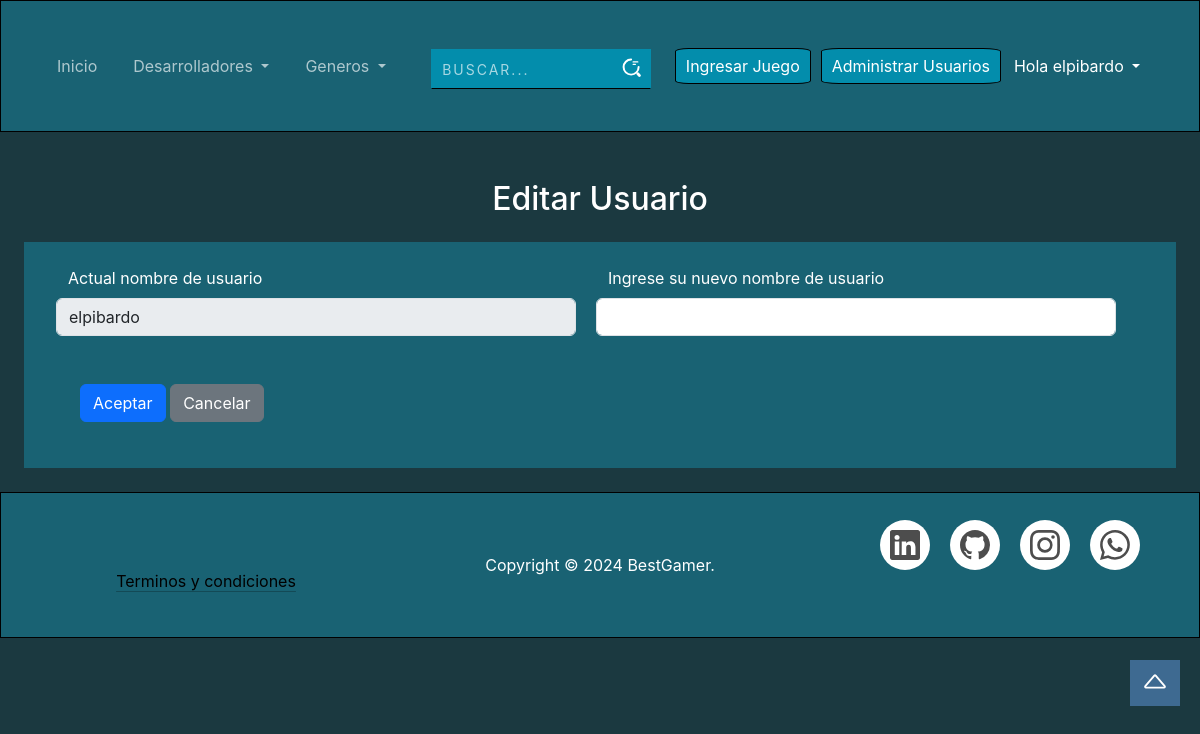
Page /login/edit.php (signed in) on the earlier database version.
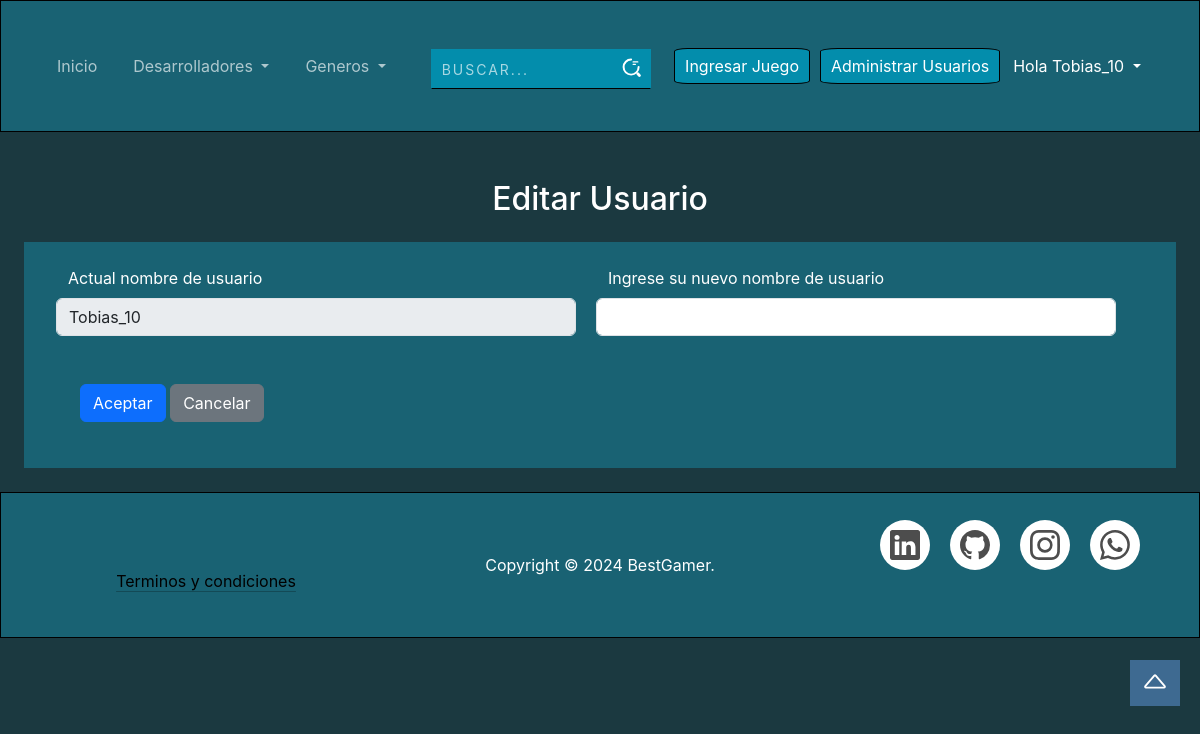
Same page on the later database version.
### tables this page shows
CREATE TABLE `usuarios` (
  `id_usuario` int(30) NOT NULL,
  `mail` varchar(60) NOT NULL,
  `usuario` varchar(60) NOT NULL,
  `contrasenia` varchar(60) NOT NULL,
  `id_rol` int(10) NOT NULL
);

### login/edit.php (the view, shortened to what the changed rows need)
<?php include "C:/xampp/htdocs/repo/include/header.php"?>
<link rel="stylesheet" href="../CSS/form.css">
<div class="text-white">
    <?php
        $id = $_SESSION["id"];
        $query = "SELECT * FROM usuarios WHERE id_usuario = '$id'";
        $resultado = mysqli_query($con,$query);
        $row = mysqli_fetch_array($resultado);
    ?>
    <h2 class="text-center">Editar Usuario</h2>
    <form class="formulario m-4 row row-cols-1 row-cols-md-2 g-5"
        action="val_edit.php?id=<?php echo $row['id_usuario'];?>" method="POST">
        <div class="sm-10 row me-2">
            <label for="exampleInputUser1" class="form-label">Actual nombre de usuario</label>
            <input class="form-control" type="text" value="<?php echo $row['usuario'];?>" aria-label="Disabled input example" disabled readonly>
        </div>
    </form>
</div>
<?php include "C:/xampp/htdocs/repo/include/footer.php"?>

### include/header.php (shortened to what the changed rows need)
<?php include "C:/xampp/htdocs/repo/conexion/conexion.php";
session_start();?>
<!DOCTYPE html>
<html lang="en">
<head>
    <link href="https://cdn.jsdelivr.net/npm/bootstrap@5.3.3/dist/css/bootstrap.min.css" rel="stylesheet"
>
    <link rel="stylesheet" href="https://cdn.jsdelivr.net/npm/bootstrap-icons@1.7.2/font/bootstrap-icons.css">
    <link rel="stylesheet" href="/repo/CSS/header_footer.css">
    <link rel="stylesheet" href="/repo/CSS/index.css">
    <link rel="stylesheet" href="https://cdn.datatables.net/2.1.8/css/dataTables.dataTables.min.css">
    <link rel="stylesheet" href="https://cdnjs.cloudflare.com/ajax/libs/dropzone/5.9.3/dropzone.min.css">
</head>
<body>
    <header class="header" data-bs-theme="dark">
        <nav class="navbar navbar-expand-lg">
            <div class="container-fluid">
                <div class="collapse navbar-collapse" id="navbarSupportedContent">
                    <?php
                    if(isset($_SESSION['admin'])){
                        $stmt = $con->prepare("SELECT usuario FROM usuarios WHERE mail = ?");
                        $stmt->bind_param("s", $_SESSION['admin']);
                        $stmt->execute();
                        $result = $stmt->get_result();
                        if ($result->num_rows > 0) {
                            $row = $result->fetch_assoc();
                            $user = $row['usuario'];
                        } else {
                            echo "No se encontró ningún usuario con ese correo.";
                        }
                        ?>
                    <a href="/repo/Juegos/admin_juegos/ingreso_juegos.php">
                        <button class="inicioSesion mr-2" type="button">Ingresar Juego</button>
                    </a>
                    <a href="/repo/admin_usuarios.php">
                        <button class="inicioSesion mr-2" type="button">Administrar Usuarios</button>
                    </a>
                    <ul class="navbar-nav me-auto mb-2 mb-lg-0">
                        <li class="dropdown">
                            <?php echo "<a class='nav-link dropdown-toggle text-white' role='button' data-bs-toggle='dropdown'
                                aria-expanded='false'>
                                Hola ". $user ."
                            </a>";?>
                        </li>
                    </ul>
                    <?php } else if (isset($_SESSION['usuario'])){
                        $stmt = $con->prepare("SELECT usuario FROM usuarios WHERE mail = ?");
                        if ($stmt === false) {
                            die("Error en la preparación de la consulta: " . $con->error);
                        }
                        $stmt->bind_param("s", $_SESSION['usuario']);
                        $stmt->execute();
                        $result = $stmt->get_result();
                        if ($result->num_rows > 0) {
                            $row = $result->fetch_assoc();
                            $user = $row['usuario'];
                        } else {
                            echo "No se encontró ningún usuario con ese correo.";
                        }
                        $stmt->close();?>
                    <ul class="navbar-nav me-auto mb-2 mb-lg-0">
                        <li class="dropdown">
                            <?php echo "<a class='nav-link dropdown-toggle text-white' role='button' data-bs-toggle='dropdown'
                                aria-expanded='false'>
                                Hola ". $user ."
                            </a>";?>
                            <ul class="dropdown-menu ">
                                <li><a href="/repo/login/edit.php" class="dropdown-item">Editar
                                        Nombre</a></li>
                                <li><a href="/repo/login/logout.php" class="dropdown-item">Cerrar
                                        Sesión</a></li>
                            </ul>
                        </li>
                    </ul>
                    <?php } else {?>
                    <a href="/repo/login.php"><button class="inicioSesion" type="button">Iniciar sesión</button></a>
                    <?php }?>
                </div>
            </div>
        </nav>
    </header>

Differences in the rows shown:
changed usuarios: usuario "elpibardo" → "Tobias_10"
